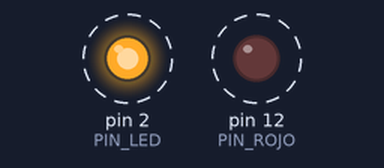
Bench run of a sketch on a simulated Arduino Uno, built with avr-gcc and run on an emulated ATmega328P. On the bench: output pins drawn as LEDs (lit = HIGH). Dashed ring = blinking. What the sketch prints to the serial monitor is not drawn.

Above: at 0.3 s.
Timing chart, 0 to 3.1 s (numbered marks = the images above):
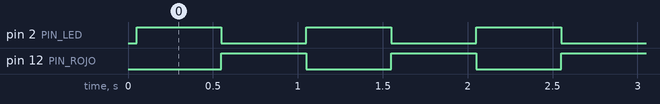

The sketch:

01_blink.ino
```cpp
#define PIN_LED 2 /* Se define la Patilla */
#define PIN_ROJO 12 /* Se define la Patilla */

int contador = 0; /* defino la variable contador y le doy el valor 0 */

void setup() {
  Serial.begin(115200); /* Enciendo el monitor serie. Velocidad en baudios, para el monitor serie */
  delay(50); /* se espera a que se inicie 50 milisegundo */
  Serial.println("Serial encendido");
  pinMode(PIN_LED, OUTPUT); /* Patilla de salida*/
  pinMode(PIN_ROJO, OUTPUT); /* Patilla de salida*/
}

void loop() {

  digitalWrite(PIN_LED, HIGH); /* enciendo el led */
  digitalWrite(PIN_ROJO, LOW); /* apagado el led */
  Serial.println("Encendido.");

  // contador = contador + 1; la de abajo es equivalente a esta.
  // contador += 1;
  contador ++;
  Serial.println(contador);

  delay(500); /* tiempo encendido 500 mil-segundo */

  digitalWrite(PIN_LED, LOW); /* apagado */
  digitalWrite(PIN_ROJO, HIGH); /* encendido */
  Serial.println("Apagado.");
  delay(500); /* se espera 500 mili-segundo apagado */

}
```

Measured:
- by itself, pin 2 (PIN_LED), pin 12 (PIN_ROJO): alternates HIGH for 0.50 s and LOW for 0.50 s
